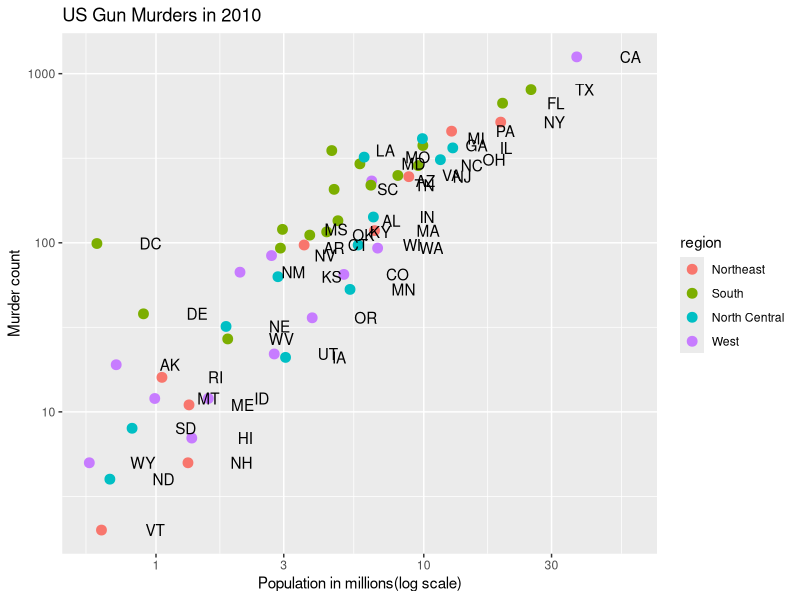

This chart was generated by the following R code:
library(dslabs)
library(tidyverse)
data(murders)

#murders %>% ggplot()
#p <- ggplot(data = murders)
#p
#print(p)
#p + geom_point(aes(population/10^6, total))

#p + geom_point(aes(population/10^6, total),size=3) +
 # geom_text(aes(population/10^6, total, label = abb),nudge_x=1)

p<- murders %>% ggplot(aes(population/10^6, total, label = abb)) + geom_point(aes(col=region), size=3) + geom_text(nudge_x = .2)+ scale_x_log10()   + scale_y_log10()+  xlab("Population in millions(log scale)") + ylab("Murder count") +  ggtitle("US Gun Murders in 2010")

p
